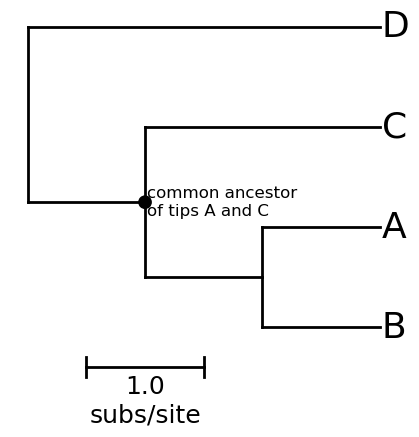

This chart was generated by the following Python code:
import baltic as bt
from baltic import bt_utils

import matplotlib as mpl
from matplotlib import pyplot as plt
from matplotlib.gridspec import GridSpec

treestring = '((("A":1,"B":1):1,"C":2):1,"D":3);'
ll = bt.make_tree(treestring, 'divergence')
ll.treeStats()

fig = plt.figure(figsize=(5,5),facecolor='w')
gs = GridSpec(1,1)

ax = plt.subplot(gs[0])

descendants = []
for k in ll.get_branches():
    if k.is_leaf() and k.name in ['A', 'C']:
        descendants.append(k)

commonAncestor = ll.find_MRCA(descendants)

ll.plot_tree(ax)

def target_function(node):
    """
    Equivalent to anonymous function lambda k: k == commonAncestor
    """
    return node == commonAncestor

def text_function(node):
    """
    Equivalent to anonymous function lambda k: f"common ancestor of tips A and C"
    """
    return f"common ancestor\nof tips A and C"

ll.plot_text(ax, size = 26)
ll.plot_text(ax, targetFxn = target_function, textContentFxn = text_function, size = 12)
ll.plot_points(ax, targetFxn = target_function)

bt_utils.plot_scale_bar(ax, xy = (0.5, 0.1), tree = ll, style = 'fancy', textKwargs={'fontsize': 18})
bt_utils.clean_axes(ax)

plt.show()
